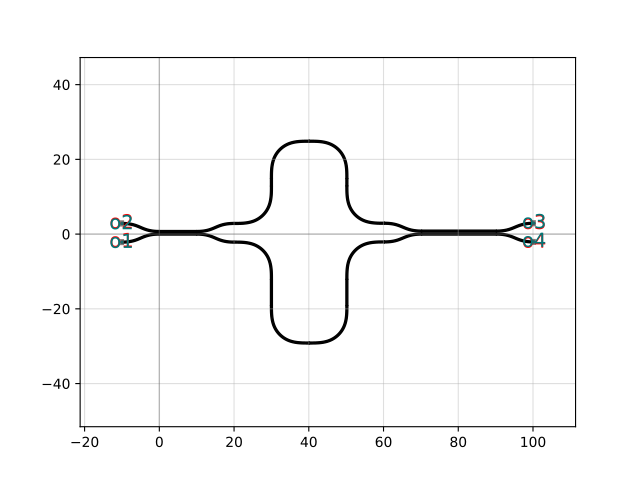

Write Python code to recreate this figure.
import gdsfactory as gf

c = gf.components.mzi_lattice(coupler_lengths=(10.0, 20.0), coupler_gaps=(0.2, 0.3), delta_lengths=(10.0,))
c.plot()
